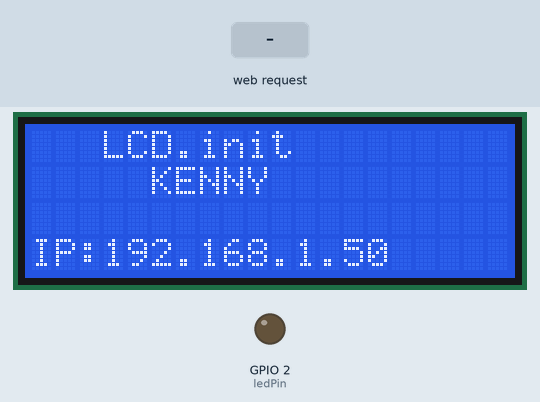
This sketch was run on a simulated ESP8266 (NodeMCU). Parts: 20×4 character LCD, output pins drawn as LEDs (lit = HIGH). The test bench sets the inputs (shaded band). WiFi joins after 1.5 s; servers stay silent unless stated; what the sketch prints to the serial monitor is not drawn.

Above: at 2.8 s.
2.9 s: HTTP request GET /LED=ON received
At 3.7 s:
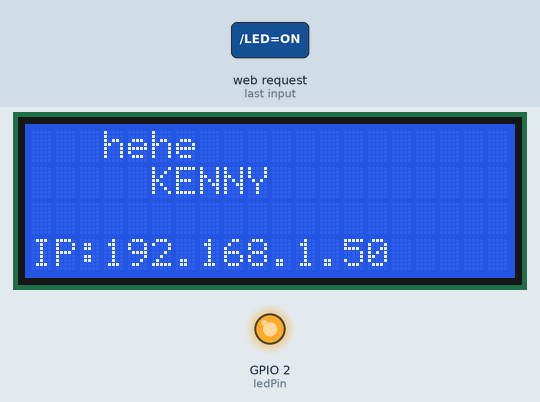
4.4 s: HTTP request GET /LED=OFF received
At 4.8 s:
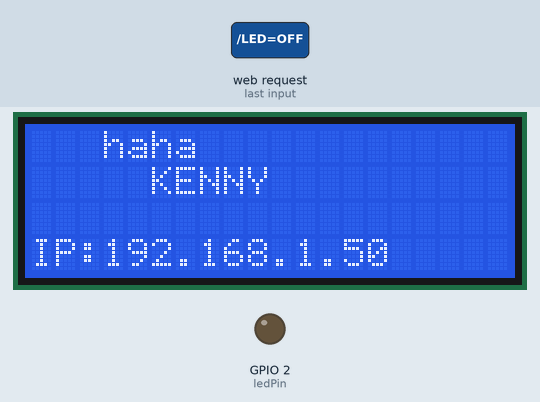
Timing chart, 0 to 7.4 s (numbered marks = the images above; inputs shaded):
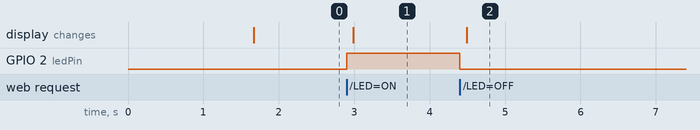

The sketch:

LCD.cc.ino
```cpp
// I2C Scanner
// Written by Nick Gammon
// Date: 20th April 2011

#include <Wire.h>
#include <LiquidCrystal_I2C.h>


#include <ESP8266WiFi.h>


// Construct an LCD object and pass it the
// I2C address, width (in characters) and
// height (in characters). Depending on the
// Actual device, the IC2 address may change.
LiquidCrystal_I2C lcd(0x27, 20, 4);


const char* ssid = "!!!!!!!!!";
const char* password = "!!!!!!!!!!!";

int ledPin = 2; // GPIO2
WiFiServer server(80);

void setup() {
  Serial.begin(115200);
  delay(10);

  pinMode(ledPin, OUTPUT);
  digitalWrite(ledPin, LOW);

  // Connect to WiFi network
  Serial.println();
  Serial.println();
  Serial.print("Connecting to ");
  Serial.println(ssid);

  WiFi.begin(ssid, password);

  while (WiFi.status() != WL_CONNECTED) {
    delay(500);
    Serial.print(".");
  }
  Serial.println("");
  Serial.println("WiFi connected");

  // Start the server
  server.begin();
  Serial.println("Server started");

  // Print the IP address
  Serial.print("Use this URL to connect: ");
  Serial.print("http://");
  Serial.print(WiFi.localIP());
  Serial.println("/");

  lcd.init();
  lcd2004("LCD.init");
}
char * IPtoCharArray(IPAddress _address)
{
    static char szRet[20];
    String str = String(_address[0]);
    str += ".";
    str += String(_address[1]);
    str += ".";
    str += String(_address[2]);
    str += ".";
    str += String(_address[3]);
    str.toCharArray(szRet, 20);
    return szRet;
}

void loop() {
  // Check if a client has connected
  WiFiClient client = server.available();
  if (!client) {
    return;
  }

  // Wait until the client sends some data
  Serial.println("new client");
  while (!client.available()) {
    delay(1);
  }

  // Read the first line of the request
  String request = client.readStringUntil('\r');
  Serial.println(request);
  client.flush();

  // Match the request

  int value = LOW;
  if (request.indexOf("/LED=ON") != -1) {
    digitalWrite(ledPin, HIGH);
    lcd2004("hehe");
    value = HIGH;
  }
  if (request.indexOf("/LED=OFF") != -1) {
    digitalWrite(ledPin, LOW);
    lcd2004("haha");

    value = LOW;
  }

  // Set ledPin according to the request
  //digitalWrite(ledPin, value);

  // Return the response
  client.println("HTTP/1.1 200 OK");
  client.println("Content-Type: text/html");
  client.println(""); // do not forget this one
  client.println("<!DOCTYPE HTML>");
  client.println("<html>");

  client.print("Led pin is now: ");

  if (value == HIGH) {
    client.print("On");
  } else {
    client.print("Off");
  }
  client.println("<br><br>");
  client.println("Click <a href=\"/LED=ON\">here</a> turn the LED on pin 2 ON<br>");
  client.println("Click <a href=\"/LED=OFF\">here</a> turn the LED on pin 2 OFF<br>");
  client.println("</html>");

  delay(1);
  Serial.println("Client disonnected");
  Serial.println("");

}


// Construct an LCD object and pass it the
// I2C address, width (in characters) and
// height (in characters). Depending on the
// Actual device, the IC2 address may change.
//LiquidCrystal_I2C lcd(0x27, 20, 4);

void lcd2004(String args) {
  String ip = IPtoCharArray(WiFi.localIP());
  // The begin call takes the width and height. This
  // Should match the number provided to the constructor.

  lcd.init();

  // Turn on the backlight.
  lcd.backlight();

  // Move the cursor characters to the right and
  // zero characters down (line 1).
  lcd.setCursor(3, 0);

  // Print HELLO to the screen, starting at 5,0.
  lcd.print(args);

  // Move the cursor to the next line and print
  // WORLD.
  lcd.setCursor(5, 1);
  lcd.print("KENNY");

  lcd.setCursor(0, 3);
  lcd.print("IP:" + ip);
}

void scannerI2C() {
  Serial.begin (115200);

  // Leonardo: wait for serial port to connect
  while (!Serial)
  {
  }

  Serial.println ();
  Serial.println ("I2C scanner. Scanning ...");
  byte count = 0;

  Wire.begin();
  for (byte i = 8; i < 120; i++)
  {
    Wire.beginTransmission (i);
    if (Wire.endTransmission () == 0)
    {
      Serial.print ("Found address: ");
      Serial.print (i, DEC);
      Serial.print (" (0x");
      Serial.print (i, HEX);
      Serial.println (")");
      count++;
      delay (1);  // maybe unneeded?
    } // end of good response
  } // end of for loop
  Serial.println ("Done.");
  Serial.print ("Found ");
  Serial.print (count, DEC);
  Serial.println (" device(s).");
}  // end of setup

//void loop() {}
```

Measured:
- after the input at 2.9 s, GPIO 2 (ledPin): LOW → HIGH at once; the display: changes after 0.09 s (image 1)
- after the input at 4.4 s, GPIO 2 (ledPin): HIGH → LOW at once; the display: changes after 0.09 s (image 2)
